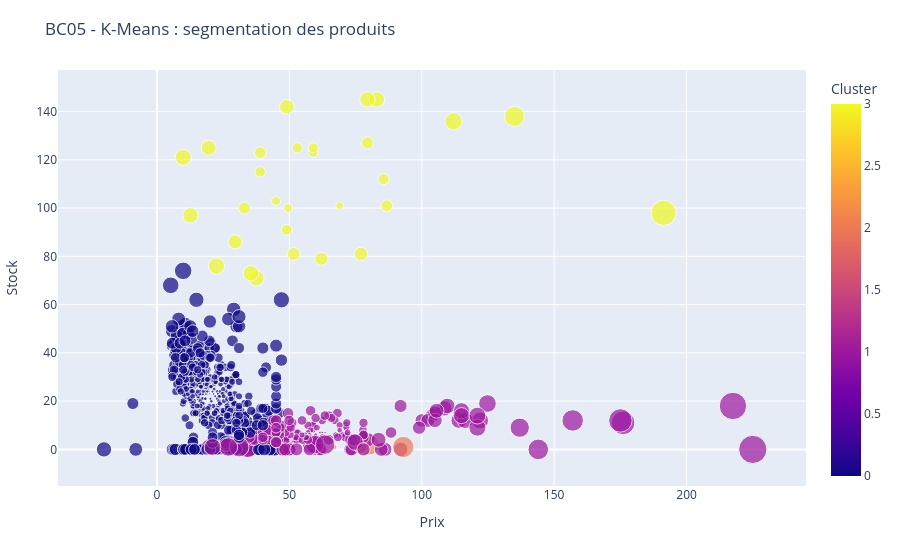

Notebook cell for this chart:
### Markdown cell above
<a id="RNCP37837BC05-KMEANS-KNN"></a>

## 9.3 Renfort BC05 - K-Means et kNN

<div style="font-size: 12px; color: #666; margin: 6px 0 2px 0;">
<strong>RNCP37837BC05 — Libelle :</strong> Segmentation et scoring de rarete pour orienter les actions commerciales et logistiques
</div>

Cette etape complete la detection par une lecture plus analytique:
- K-Means segmente les profils produits,
- kNN repere les points rares selon leur voisinage statistique.

### Code cell
# 9.3a Code - Renfort BC05 : K-Means non supervise
# Objectif : segmenter les profils produits avec un feature engineering centre sur la structure métier.

import os
import numpy as np
import pandas as pd
import matplotlib.pyplot as plt
import plotly.express as px
from pathlib import Path

# Evite le bruit stderr joblib/loky sur certaines configurations Windows.
os.environ.setdefault('LOKY_MAX_CPU_COUNT', str(os.cpu_count() or 1))

if 'bc05_df' not in globals():
    raise RuntimeError("bc05_df introuvable. Exécuter d'abord la cellule 50 (BC05 immediate).")

try:
    from sklearn.cluster import KMeans
    from sklearn.preprocessing import StandardScaler
    SKLEARN_KMEANS_OK = True
except Exception as exc:
    SKLEARN_KMEANS_OK = False
    print(f"scikit-learn indisponible pour K-Means: {exc}")

if SKLEARN_KMEANS_OK:
    features = [c for c in ['price', 'taux_marge', 'stock_quantity', 'ca_par_article'] if c in bc05_df.columns]
    if len(features) < 2:
        print("Colonnes insuffisantes pour K-Means.")
    else:
        work = bc05_df[features].apply(pd.to_numeric, errors='coerce')
        work = work.fillna(work.median(numeric_only=True))

        # Feature engineering K-Means : on conserve les variables métier brutes et on ajoute deux ratios lisibles.
        if 'price' in work.columns and 'stock_quantity' in work.columns:
            work['bc05_price_per_stock'] = np.where(work['stock_quantity'] > 0, work['price'] / work['stock_quantity'], 0)
        if 'price' in work.columns and 'taux_marge' in work.columns:
            work['bc05_price_margin_index'] = work['price'] * (1 + work['taux_marge'].fillna(0))
        kmeans_features = [c for c in ['price', 'taux_marge', 'stock_quantity', 'ca_par_article', 'bc05_price_per_stock', 'bc05_price_margin_index'] if c in work.columns]
        work_kmeans = work[kmeans_features].copy()

        scaler = StandardScaler()
        X_kmeans = scaler.fit_transform(work_kmeans)

        n_rows = len(work)
        n_clusters = 3 if n_rows < 500 else 4

        kmeans = KMeans(n_clusters=n_clusters, random_state=42, n_init=10)
        clusters = kmeans.fit_predict(X_kmeans)
        bc05_df['bc05_kmeans_cluster'] = clusters

        # Distance au centroide du cluster affecte
        centers = kmeans.cluster_centers_
        centroid_dist = np.linalg.norm(X_kmeans - centers[clusters], axis=1)
        bc05_df['bc05_kmeans_centroid_distance'] = centroid_dist

        print("K-Means calcule.")
        print(f"- features K-Means: {kmeans_features}")
        print(f"- clusters: {n_clusters}")

        id_col = 'product_id' if 'product_id' in bc05_df.columns else bc05_df.columns[0]
        label_cols = [id_col] + [c for c in ['post_title', 'product_type'] if c in bc05_df.columns]
        kmeans_top = bc05_df.loc[:, label_cols + ['bc05_kmeans_cluster', 'bc05_kmeans_centroid_distance'] + [c for c in ['price', 'taux_marge', 'stock_quantity', 'ca_par_article'] if c in bc05_df.columns]].copy()
        output_dir = Path('output')
        output_dir.mkdir(parents=True, exist_ok=True)

        fig_kmeans = px.scatter(
            bc05_df,
            x='price' if 'price' in bc05_df.columns else bc05_df.columns[0],
            y='stock_quantity' if 'stock_quantity' in bc05_df.columns else bc05_df.columns[1],
            color='bc05_kmeans_cluster',
            size='bc05_kmeans_centroid_distance',
            hover_name=id_col,
            title='BC05 - K-Means : segmentation des produits',
            labels={
                'price': 'Prix',
                'stock_quantity': 'Stock',
                'bc05_kmeans_cluster': 'Cluster',
                'bc05_kmeans_centroid_distance': 'Distance au centroide',
            },
        )
        fig_kmeans.update_layout(height=540, margin=dict(l=30, r=30, t=70, b=40))
        fig_kmeans.show()
        fig_kmeans.write_html(output_dir / 'bc05_kmeans_scatter.html', include_plotlyjs='cdn')
        try:
            fig_kmeans.write_image(output_dir / 'bc05_kmeans_scatter.png', width=1200, height=800, scale=2)
        except Exception as exc:
            print(f"Export PNG ignore (kaleido absent ou indisponible): {exc}")

        kmeans_top.sort_values('bc05_kmeans_centroid_distance', ascending=False).head(30).to_csv(output_dir / 'bc05_kmeans_alerts.csv', index=False, encoding='utf-8-sig')

### Figure 1 — Plotly figure (JSON) as saved in the notebook; plotly's stock layout.template omitted (floating-point values rounded to 4 significant figures; data arrays with more than 128 entries replaced by an {"elided": "..."} marker saying what was removed)
{"data": [{"hovertemplate": "<b>%{hovertext}</b><br><br>Prix=%{x}<br>Stock=%{y}<br>Distance au centroide=%{marker.size}<br>Cluster=%{marker.color}<extra></extra>", "hovertext": {"elided": "825 float values"}, "legendgroup": "", "marker": {"color": {"elided": "825 int values"}, "coloraxis": "coloraxis", "size": {"elided": "825 float values"}, "sizemode": "area", "sizeref": 0.01552, "symbol": "circle"}, "mode": "markers", "name": "", "orientation": "v", "showlegend": false, "type": "scatter", "x": {"elided": "825 float values"}, "xaxis": "x", "y": {"elided": "825 int values"}, "yaxis": "y"}], "layout": {"coloraxis": {"colorbar": {"title": {"text": "Cluster"}}, "colorscale": [[0, "#0d0887"], [0.1111, "#46039f"], [0.2222, "#7201a8"], [0.3333, "#9c179e"], [0.4444, "#bd3786"], [0.5556, "#d8576b"], [0.6667, "#ed7953"], [0.7778, "#fb9f3a"], [0.8889, "#fdca26"], [1, "#f0f921"]]}, "height": 540, "legend": {"itemsizing": "constant", "tracegroupgap": 0}, "margin": {"b": 40, "l": 30, "r": 30, "t": 70}, "title": {"text": "BC05 - K-Means : segmentation des produits"}, "xaxis": {"anchor": "y", "domain": [0, 1], "title": {"text": "Prix"}}, "yaxis": {"anchor": "x", "domain": [0, 1], "title": {"text": "Stock"}}}}
